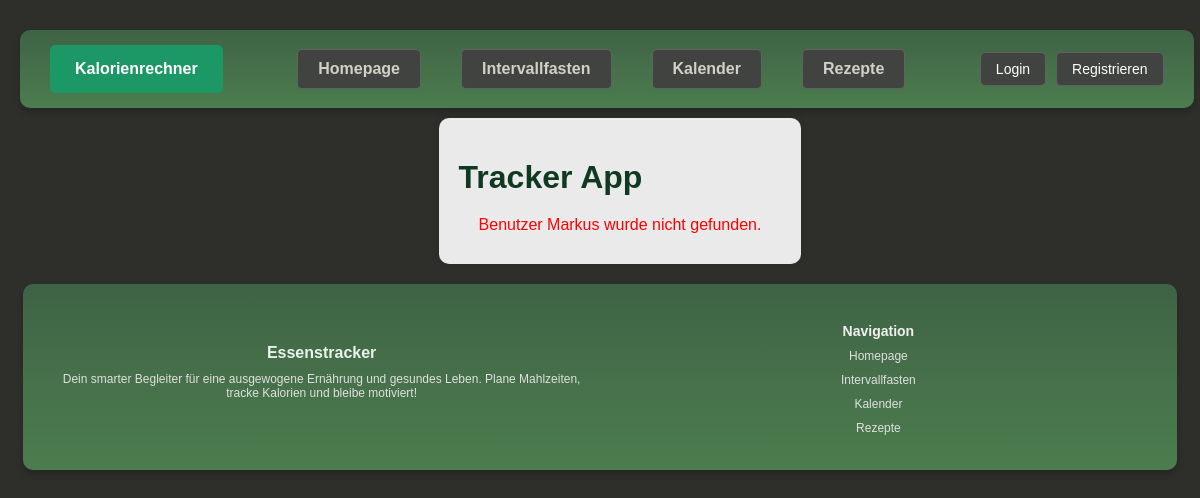
Page /trackerapp/account/ on the earlier database version.
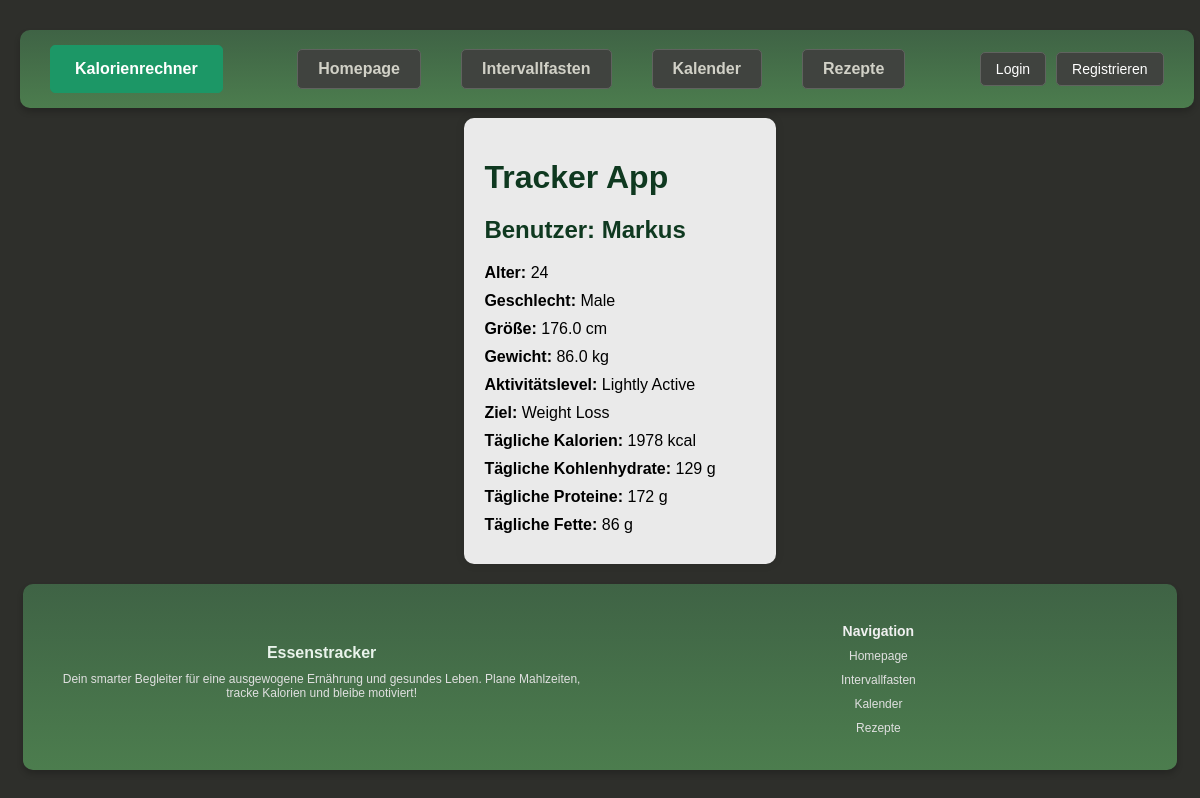
Same page on the later database version.
### trackerapp/models.py (models this page shows, shortened)
class UserProfile(models.Model):
    GENDER_CHOICES = [
        ('M', 'Male'),
        ('F', 'Female'),
    ]
    ACTIVITY_CHOICES = [
        ('sedentary', 'Sedentary'),
        ('light', 'Lightly Active'),
        ('moderate', 'Moderately Active'),
        ('active', 'Active'),
        ('very_active', 'Very Active'),
    ]
    GOAL_CHOICES = [
        ('weight_loss', 'Weight Loss'),
        ('maintenance', 'Maintenance'),
        ('weight_gain', 'Weight Gain'),
    ]
    username = models.CharField(max_length=150, unique=True)
    age = models.PositiveIntegerField()
    gender = models.CharField(max_length=1, choices=GENDER_CHOICES)
    height = models.FloatField(help_text="Height in cm")
    weight = models.FloatField(help_text="Weight in kg")
    activity = models.CharField(max_length=20, choices=ACTIVITY_CHOICES)
    goal = models.CharField(max_length=20, choices=GOAL_CHOICES)
    daily_calories = models.PositiveIntegerField()
    daily_carbohydrates = models.PositiveIntegerField(help_text="Daily Carbohydrates in grams")
    daily_proteins = models.PositiveIntegerField(help_text="Daily Proteins in grams")
    daily_fats = models.PositiveIntegerField(help_text="Daily Fats in grams")

### trackerapp/views.py (the view)
# urls.py: path('trackerapp/account/', trackerapp_views.account_view, name='account'),
def account_view(request):
    try:
        user = UserProfile.objects.get(username="Markus")
        context = {
            'user': user,
        }
    except UserProfile.DoesNotExist:
        context = {
            'error': "Benutzer Markus wurde nicht gefunden."
        }
    return render(request, 'account.html', context)

### trackerapp/templates/account.html (shortened to what this page needs)
{% extends 'base.html' %}
{% block content %}
    <div class="container">
        <h1>Tracker App</h1>
        {% if error %}
            <p class="error">{{ error }}</p>
        {% else %}
            <h2>Benutzer: {{ user.username }}</h2>
            <p><strong>Alter:</strong> {{ user.age }}</p>
            <p><strong>Geschlecht:</strong> {{ user.get_gender_display }}</p>
            <p><strong>Größe:</strong> {{ user.height }} cm</p>
            <p><strong>Gewicht:</strong> {{ user.weight }} kg</p>
            <p><strong>Aktivitätslevel:</strong> {{ user.get_activity_display }}</p>
            <p><strong>Ziel:</strong> {{ user.get_goal_display }}</p>
            <p><strong>Tägliche Kalorien:</strong> {{ user.daily_calories }} kcal</p>
            <p><strong>Tägliche Kohlenhydrate:</strong> {{ user.daily_carbohydrates }} g</p>
            <p><strong>Tägliche Proteine:</strong> {{ user.daily_proteins }} g</p>
            <p><strong>Tägliche Fette:</strong> {{ user.daily_fats }} g</p>
        {% endif %}
    </div>
{% endblock %}

### trackerapp/templates/base.html (shortened to what this page needs)
<!DOCTYPE html>
<html lang="de">
<head>
</head>
<body>
    <nav class="top-bar">
        <div class="left-section">
            <a class="kalorienrechner" href="http://localhost:8000/trackerapp/calories">Kalorienrechner</a>
        </div>
        <div class="navigation-mittig">
            <a class="navigation" href="http://localhost:8000/trackerapp/">Homepage</a>
            <a class="navigation" href="http://localhost:8000/trackerapp/fasting/">Intervallfasten</a>
            <a class="navigation" href="http://localhost:8000/trackerapp/calendar">Kalender</a>
            <a class="navigation" href="http://localhost:8000/trackerapp/recipes/">Rezepte</a>
        </div>
        <div class="login-section">
            {% if user.is_authenticated %}
                <a href="http://localhost:8000/trackerapp/account/" class="icon-link">
                    <div class="person-icon">👤</div>
                </a>
                <a href="{% url 'logout' %}" class="logoutbutton">Logout</a>
            {% else %}
                <a href="http://localhost:8000/account/login/" class="loginbutton">Login</a>
                <a href="http://localhost:8000/signup/" class="loginbutton">Registrieren</a>
            {% endif %}
        </div>
    </nav>
    <main>
        {% block content %}{% endblock %}
    </main>
    <footer>
        <div class="footer-container">
            <div class="footer-section">
                <div class="footer-logo">Essenstracker</div>
                <p>Dein smarter Begleiter für eine ausgewogene Ernährung und gesundes Leben. Plane Mahlzeiten, tracke Kalorien und bleibe motiviert!</p>
            </div>
            <div class="footer-section">
                <h3>Navigation</h3>
                <p></p><a class="#" href="http://localhost:8000/trackerapp/">Homepage</a></p>
                <p></p><a class="#" href="http://localhost:8000/trackerapp/fasting/">Intervallfasten</a></p>
                <p></p><a class="#" href="http://localhost:8000/trackerapp/calendar">Kalender</a></p>
                <p></p><a class="#" href="#">Rezepte</a></p>
            </div>
        </div>
    </footer>
</body>
</html>

### trackerapp/templates/base.html (style rules this page uses)
.top-bar { background: linear-gradient(180deg, #3f6345, #4c7d4e); color: #ffffff; padding: 15px 30px; display: flex; align-items: center; justify-content: space-between; width: 96%; margin: 10px auto; box-shadow: 0 4px 6px rgba(0, 0, 0, 0.2); border-radius: 10px; }
.left-section { display: flex; align-items: center; }
.kalorienrechner { text-decoration: none; padding: 14px 24px; background-color: #1c9766; color: #ffffff; border: 1px solid #1c9766; border-radius: 5px; font-weight: bold; font-size: 16px; cursor: pointer; transition: background-color 0.3s, transform 0.3s; }
.navigation-mittig { display: flex; gap: 40px; flex: 1; justify-content: center; }
.navigation { text-decoration: none; font-weight: bold; font-size: 16px; padding: 10px 20px; color: #d1d1c7; background-color: #40433f; border: 1px solid #60635f; border-radius: 5px; transition: background-color 0.3s, color 0.3s, box-shadow 0.3s; }
.login-section { display: flex; align-items: center; gap: 10px; }
.loginbutton { text-decoration: none; background-color: #40433f; color: #ffffff; border: 1px solid #60635f; border-radius: 5px; padding: 8px 15px; font-size: 14px; cursor: pointer; transition: background-color 0.3s, transform 0.3s; }
body { font-family: Arial, sans-serif; background-color: #2e2f2b; color: #d1d1c7; margin: 0; padding: 20px; justify-content: center; align-items: center; }
footer { background: linear-gradient(180deg, #3f6345, #4c7d4e); color: #ffffff; padding: 15px 20px; text-align: center; width: 96%; box-shadow: 0 4px 6px rgba(0, 0, 0, 0.2); border-radius: 10px; margin-top: 20px; }
.footer-container { display: flex; flex-wrap: wrap; justify-content: space-between; align-items: center; max-width: 1200px; margin: 0 auto; }
.footer-section { flex: 1; min-width: 150px; margin: 10px 5px; font-size: 12px; }
.footer-section h3 { font-size: 14px; margin-bottom: 10px; color: #f0f0f0; }
.footer-section p, .footer-section a { font-size: 12px; color: #e0e0e0; text-decoration: none; }
.footer-logo { font-size: 16px; font-weight: bold; color: #e9f3eb; }

### trackerapp/templates/account.html (style rules this page uses)
body { font-family: Arial, sans-serif; background-color: #2e2f2b; color: #d1d1c7; margin: 0; display: flex; flex-direction: column; justify-content: center; align-items: center; text-align: center; }
h1 { color: #0f3920; margin-bottom: 20px; }
h2 { color: #0f3920; margin-bottom: 20px; }
.container { background-color: #eaeaea; padding: 20px; border-radius: 10px; box-shadow: 0px 0px 10px rgba(0, 0, 0, 0.1); max-width: 500px; width: 100%; text-align: left; }
p { margin: 10px 0; color: #000; }

Differences in the rows shown:
added UserProfile: username "Markus", age "24", gender "Male", height "176.0", weight "86.0", activity "Lightly Active", goal "Weight Loss", daily_calories "1978", daily_carbohydrates "129", daily_proteins "172", daily_fats "86"
Other differences:
{{ error }}: "Benutzer Markus wurde nicht gefunden." → (not shown)
text now shown: "Benutzer: Alter: Geschlecht: Größe: cm Gewicht: kg Aktivitätslevel: Ziel: Tägliche Kalorien: kcal Tägliche Kohlenhydrate: g Tägliche Proteine: g Tägliche Fette: g"
